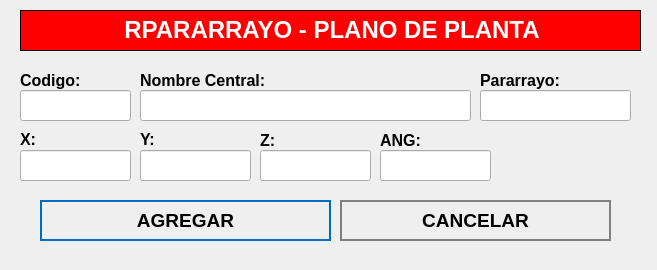
<?xml version="1.0" encoding="UTF-8"?>
<ui version="4.0">
 <class>NewBook</class>
 <widget class="QWidget" name="NewBook">
  <property name="geometry">
   <rect>
    <x>0</x>
    <y>0</y>
    <width>657</width>
    <height>270</height>
   </rect>
  </property>
  <property name="windowTitle">
   <string>Nuevo Registro</string>
  </property>
  <property name="styleSheet">
   <string notr="true">QPushButton
{	
	height: 2em;
 	border-style: solid;
	border-width: 2px;
 	border-color: grey;
	font-weight: bold;
}

QPushButton:hover
{
   	background-color:grey;
	color:white;
}</string>
  </property>
  <widget class="QLabel" name="label">
   <property name="geometry">
    <rect>
     <x>20</x>
     <y>10</y>
     <width>621</width>
     <height>41</height>
    </rect>
   </property>
   <property name="font">
    <font>
     <underline>false</underline>
    </font>
   </property>
   <property name="autoFillBackground">
    <bool>false</bool>
   </property>
   <property name="styleSheet">
    <string notr="true">background-color: red;</string>
   </property>
   <property name="frameShape">
    <enum>QFrame::Box</enum>
   </property>
   <property name="text">
    <string>&lt;html&gt;&lt;head/&gt;&lt;body&gt;&lt;p align=&quot;center&quot;&gt;&lt;span style=&quot; font-size:18pt; font-weight:600; color:#ffffff;&quot;&gt;RPARARRAYO - PLANO DE PLANTA&lt;/span&gt;&lt;/p&gt;&lt;/body&gt;&lt;/html&gt;</string>
   </property>
  </widget>
  <widget class="QLabel" name="label_autoriza">
   <property name="geometry">
    <rect>
     <x>20</x>
     <y>70</y>
     <width>101</width>
     <height>21</height>
    </rect>
   </property>
   <property name="text">
    <string>&lt;html&gt;&lt;head/&gt;&lt;body&gt;&lt;p&gt;&lt;span style=&quot; font-size:12pt; font-weight:600;&quot;&gt;Codigo:&lt;/span&gt;&lt;/p&gt;&lt;/body&gt;&lt;/html&gt;</string>
   </property>
  </widget>
  <widget class="QLineEdit" name="inputCodigo">
   <property name="geometry">
    <rect>
     <x>20</x>
     <y>90</y>
     <width>111</width>
     <height>31</height>
    </rect>
   </property>
   <property name="font">
    <font>
     <pointsize>12</pointsize>
    </font>
   </property>
  </widget>
  <widget class="QLineEdit" name="inputNombre">
   <property name="geometry">
    <rect>
     <x>140</x>
     <y>90</y>
     <width>331</width>
     <height>31</height>
    </rect>
   </property>
   <property name="font">
    <font>
     <pointsize>12</pointsize>
    </font>
   </property>
  </widget>
  <widget class="QPushButton" name="addButton">
   <property name="geometry">
    <rect>
     <x>40</x>
     <y>200</y>
     <width>291</width>
     <height>41</height>
    </rect>
   </property>
   <property name="font">
    <font>
     <pointsize>14</pointsize>
     <weight>75</weight>
     <bold>true</bold>
    </font>
   </property>
   <property name="cursor">
    <cursorShape>PointingHandCursor</cursorShape>
   </property>
   <property name="styleSheet">
    <string notr="true">QPushButton
{	
	height: 2em;
 	border-style: solid;
	border-width: 2px;
 	border-color: #0069c0;
	font-weight: bold;
}

QPushButton:hover
{
   	background-color:#0069c0;
	color:white;
}</string>
   </property>
   <property name="text">
    <string>AGREGAR</string>
   </property>
   <property name="icon">
    <iconset>
     <normaloff>../assets/icons/add-icon.png</normaloff>../assets/icons/add-icon.png</iconset>
   </property>
   <property name="iconSize">
    <size>
     <width>30</width>
     <height>30</height>
    </size>
   </property>
   <property name="autoDefault">
    <bool>true</bool>
   </property>
   <property name="default">
    <bool>true</bool>
   </property>
   <property name="flat">
    <bool>true</bool>
   </property>
  </widget>
  <widget class="QPushButton" name="cancelButton">
   <property name="geometry">
    <rect>
     <x>340</x>
     <y>200</y>
     <width>271</width>
     <height>41</height>
    </rect>
   </property>
   <property name="font">
    <font>
     <pointsize>14</pointsize>
     <weight>75</weight>
     <bold>true</bold>
    </font>
   </property>
   <property name="cursor">
    <cursorShape>PointingHandCursor</cursorShape>
   </property>
   <property name="styleSheet">
    <string notr="true">QPushButton
{	
	height: 2em;
 	border-style: solid;
	border-width: 2px;
 	border-color: grey;
	font-weight: bold;
}

QPushButton:hover
{
   	background-color:grey;
	color:white;
}</string>
   </property>
   <property name="text">
    <string>CANCELAR</string>
   </property>
   <property name="icon">
    <iconset>
     <normaloff>../assets/icons/cancel-icon.png</normaloff>../assets/icons/cancel-icon.png</iconset>
   </property>
   <property name="iconSize">
    <size>
     <width>30</width>
     <height>30</height>
    </size>
   </property>
   <property name="autoDefault">
    <bool>true</bool>
   </property>
   <property name="default">
    <bool>true</bool>
   </property>
   <property name="flat">
    <bool>true</bool>
   </property>
  </widget>
  <widget class="QLabel" name="label_aquienVisita">
   <property name="geometry">
    <rect>
     <x>140</x>
     <y>70</y>
     <width>191</width>
     <height>21</height>
    </rect>
   </property>
   <property name="text">
    <string>&lt;html&gt;&lt;head/&gt;&lt;body&gt;&lt;p&gt;&lt;span style=&quot; font-size:12pt; font-weight:600;&quot;&gt;Nombre Central:&lt;/span&gt;&lt;/p&gt;&lt;/body&gt;&lt;/html&gt;</string>
   </property>
  </widget>
  <widget class="QLabel" name="label_horaIngreso">
   <property name="geometry">
    <rect>
     <x>20</x>
     <y>130</y>
     <width>71</width>
     <height>16</height>
    </rect>
   </property>
   <property name="text">
    <string>&lt;html&gt;&lt;head/&gt;&lt;body&gt;&lt;p&gt;&lt;span style=&quot; font-size:12pt; font-weight:600;&quot;&gt;X:&lt;/span&gt;&lt;/p&gt;&lt;/body&gt;&lt;/html&gt;</string>
   </property>
  </widget>
  <widget class="QLabel" name="label_horaSalida">
   <property name="geometry">
    <rect>
     <x>140</x>
     <y>130</y>
     <width>81</width>
     <height>16</height>
    </rect>
   </property>
   <property name="text">
    <string>&lt;html&gt;&lt;head/&gt;&lt;body&gt;&lt;p&gt;&lt;span style=&quot; font-size:12pt; font-weight:600;&quot;&gt;Y:&lt;/span&gt;&lt;/p&gt;&lt;/body&gt;&lt;/html&gt;</string>
   </property>
  </widget>
  <widget class="QLabel" name="label_motivoVisita">
   <property name="geometry">
    <rect>
     <x>260</x>
     <y>130</y>
     <width>101</width>
     <height>21</height>
    </rect>
   </property>
   <property name="text">
    <string>&lt;html&gt;&lt;head/&gt;&lt;body&gt;&lt;p&gt;&lt;span style=&quot; font-size:12pt; font-weight:600;&quot;&gt;Z:&lt;/span&gt;&lt;/p&gt;&lt;/body&gt;&lt;/html&gt;</string>
   </property>
  </widget>
  <widget class="QLineEdit" name="inputX">
   <property name="geometry">
    <rect>
     <x>20</x>
     <y>150</y>
     <width>111</width>
     <height>31</height>
    </rect>
   </property>
   <property name="font">
    <font>
     <pointsize>12</pointsize>
    </font>
   </property>
  </widget>
  <widget class="QLineEdit" name="inputY">
   <property name="geometry">
    <rect>
     <x>140</x>
     <y>150</y>
     <width>111</width>
     <height>31</height>
    </rect>
   </property>
   <property name="font">
    <font>
     <pointsize>12</pointsize>
    </font>
   </property>
  </widget>
  <widget class="QLineEdit" name="inputZ">
   <property name="geometry">
    <rect>
     <x>260</x>
     <y>150</y>
     <width>111</width>
     <height>31</height>
    </rect>
   </property>
   <property name="font">
    <font>
     <pointsize>12</pointsize>
    </font>
   </property>
  </widget>
  <widget class="QLineEdit" name="inputPararrayo">
   <property name="geometry">
    <rect>
     <x>480</x>
     <y>90</y>
     <width>151</width>
     <height>31</height>
    </rect>
   </property>
   <property name="font">
    <font>
     <pointsize>12</pointsize>
    </font>
   </property>
  </widget>
  <widget class="QLabel" name="label_motivoVisita_3">
   <property name="geometry">
    <rect>
     <x>480</x>
     <y>70</y>
     <width>161</width>
     <height>21</height>
    </rect>
   </property>
   <property name="text">
    <string>&lt;html&gt;&lt;head/&gt;&lt;body&gt;&lt;p&gt;&lt;span style=&quot; font-size:12pt; font-weight:600;&quot;&gt;Pararrayo:&lt;/span&gt;&lt;/p&gt;&lt;/body&gt;&lt;/html&gt;</string>
   </property>
  </widget>
  <widget class="QLabel" name="label_motivoVisita_2">
   <property name="geometry">
    <rect>
     <x>380</x>
     <y>130</y>
     <width>101</width>
     <height>21</height>
    </rect>
   </property>
   <property name="text">
    <string>&lt;html&gt;&lt;head/&gt;&lt;body&gt;&lt;p&gt;&lt;span style=&quot; font-size:12pt; font-weight:600;&quot;&gt;ANG:&lt;/span&gt;&lt;/p&gt;&lt;/body&gt;&lt;/html&gt;</string>
   </property>
  </widget>
  <widget class="QLineEdit" name="inputANG">
   <property name="geometry">
    <rect>
     <x>380</x>
     <y>150</y>
     <width>111</width>
     <height>31</height>
    </rect>
   </property>
   <property name="font">
    <font>
     <pointsize>12</pointsize>
    </font>
   </property>
  </widget>
 </widget>
 <tabstops>
  <tabstop>inputCodigo</tabstop>
  <tabstop>inputNombre</tabstop>
  <tabstop>addButton</tabstop>
  <tabstop>cancelButton</tabstop>
 </tabstops>
 <resources/>
 <connections/>
</ui>
